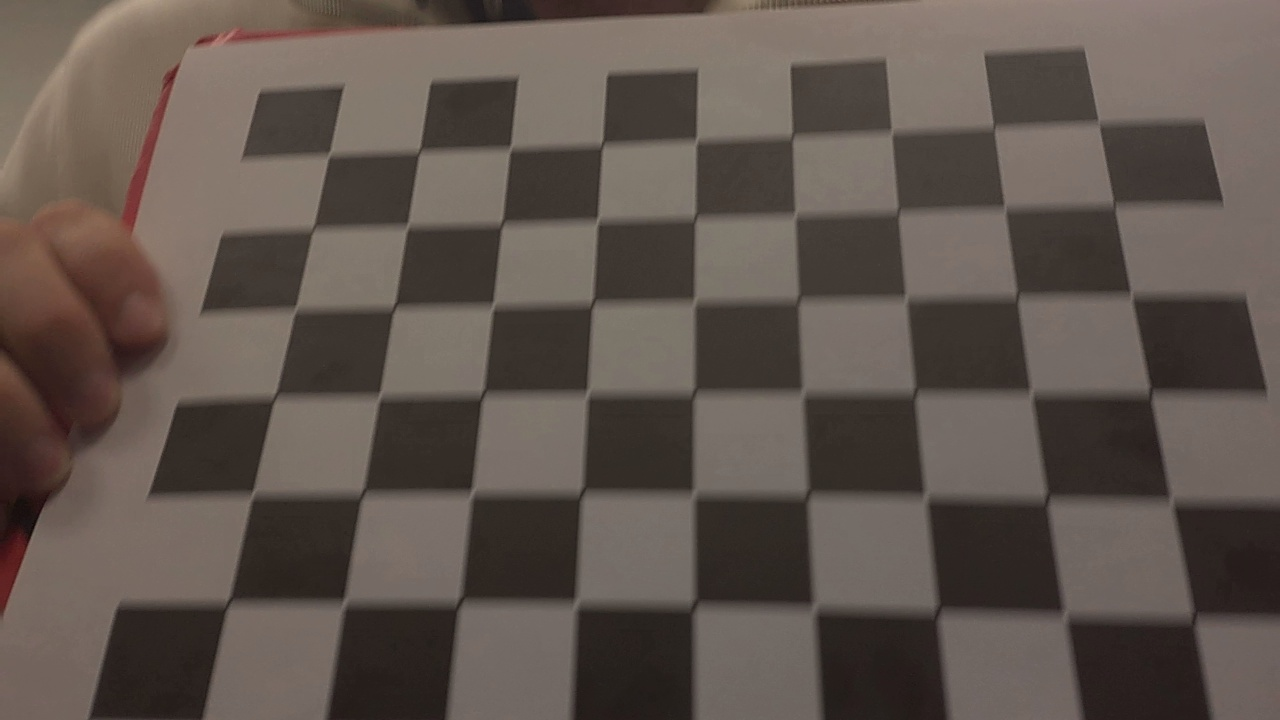
#> input picture C1-C2 - Calibración + propuestas y flujo/fotos_damero/damero_01.jpg, 1280 x 720 px
$ python -i preprocesado.py   (imports and definitions only)
#> lines starting #> are read from the running program, lines starting #| are printed output that depends on the picture; after the words box and inside, x2 and y2 are one past the last pixel; in counts of white or black regions, pixels touching at a corner belong together
#> further down, picture is the input picture: shape (720, 1280, 3); mean B, G, R 77.5, 84.4, 95.3
"""Preprocesado: separa la tinta del fondo y devuelve una máscara binaria."""
import cv2

BLOQUE = 101       # vecindad del umbral adaptativo (impar)
CONSTANTE = 10     # margen por debajo de la media local
NUCLEO = cv2.getStructuringElement(cv2.MORPH_ELLIPSE, (3, 3))


def preprocesar(frame):
    """Imagen BGR -> máscara 0/255 con la tinta en blanco."""
    gris = cv2.cvtColor(frame, cv2.COLOR_BGR2GRAY)
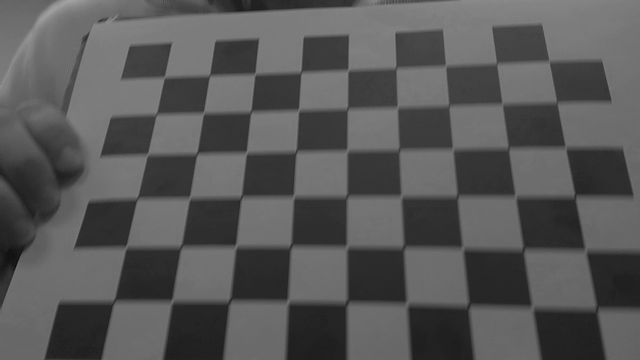
#> gris: shape (720, 1280) (shown at 1/2 size); min 8, max 166, mean 86.8
    suave = cv2.GaussianBlur(gris, (5, 5), 0)
    mascara = cv2.adaptiveThreshold(
        suave, 255, cv2.ADAPTIVE_THRESH_GAUSSIAN_C,
        cv2.THRESH_BINARY_INV, BLOQUE, CONSTANTE)
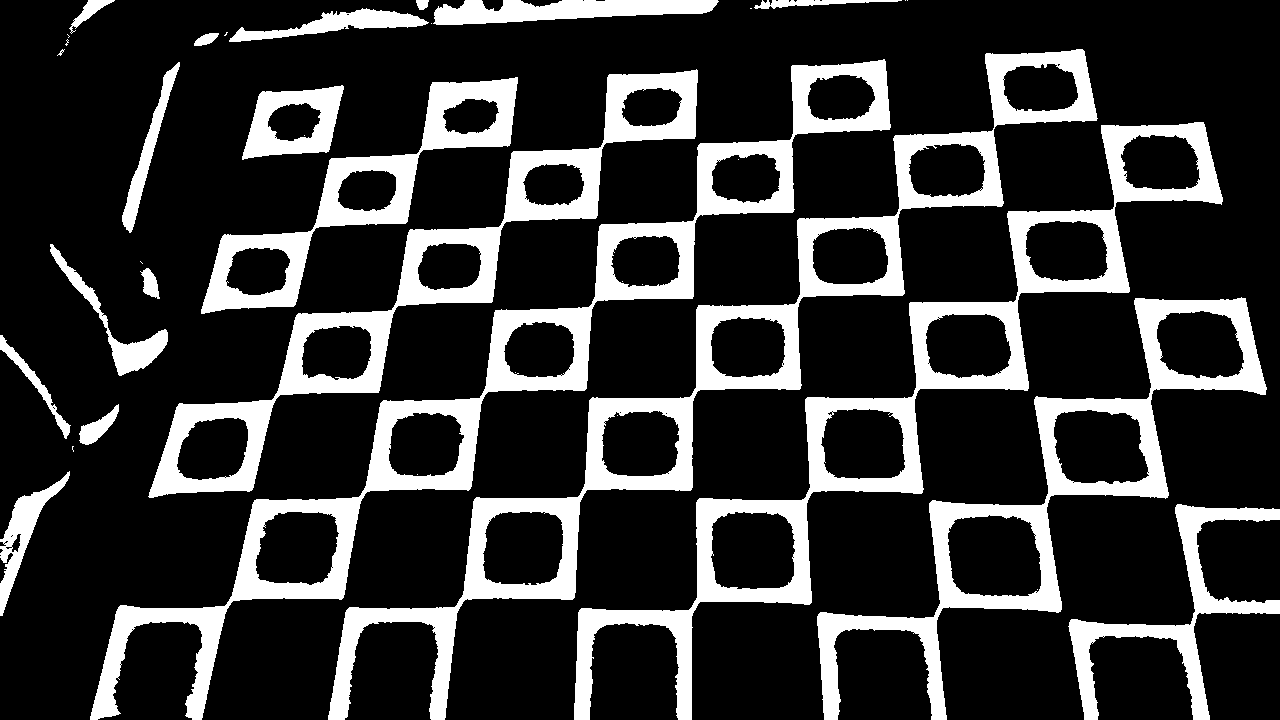
#> mascara: shape (720, 1280); 20.5% white; 40 white regions (20 under 20 px), largest, box (x1, y1, x2, y2) and area: (90, 59, 891, 720) 34851, (328, 49, 1098, 720) 34369, (574, 122, 1223, 720) 30796
    mascara = cv2.morphologyEx(mascara, cv2.MORPH_OPEN, NUCLEO)
#> mascara: shape (720, 1280); 20.4% white; 27 white regions (3 under 20 px), largest, box (x1, y1, x2, y2) and area: (90, 59, 891, 720) 34771, (328, 130, 1004, 720) 30003, (574, 208, 1130, 720) 26112
    mascara = cv2.morphologyEx(mascara, cv2.MORPH_CLOSE, NUCLEO)
#> mascara: shape (720, 1280); 20.4% white; 25 white regions (2 under 20 px), largest, box (x1, y1, x2, y2) and area: (90, 59, 891, 720) 34808, (328, 130, 1004, 720) 30024, (574, 208, 1130, 720) 26126
    return mascara

>>> import cv2
>>> picture = cv2.imread('../../C1-C2 - Calibración + propuestas y flujo/fotos_damero/damero_01.jpg')
>>> result = preprocesar(picture)

$ run again, on C1-C2 - Calibración + propuestas y flujo/fotos_damero/damero_02.jpg
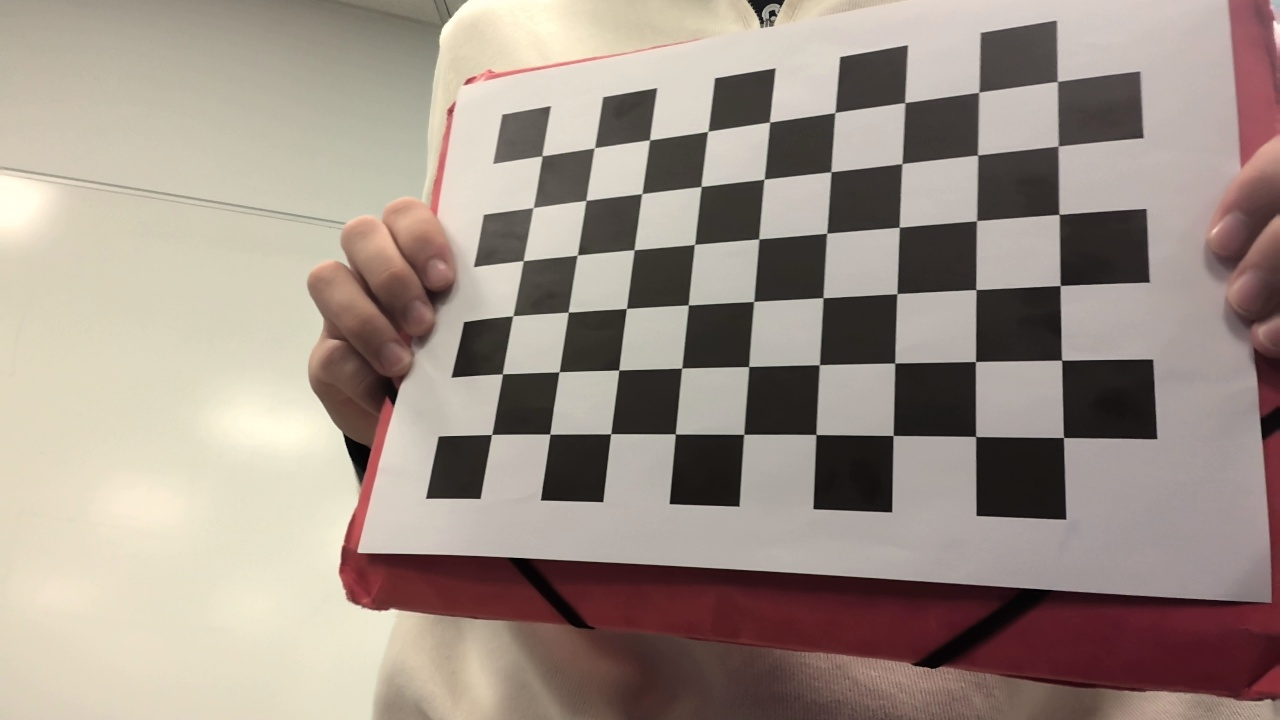
#> input picture C1-C2 - Calibración + propuestas y flujo/fotos_damero/damero_02.jpg, 1280 x 720 px
#> picture is the input picture: shape (720, 1280, 3); mean B, G, R 135.7, 145.5, 158.7
#> in preprocesar, `mascara = cv2.adaptiveThreshold( suave, 255, cv2.ADAPTIVE_THRESH_GAUSS..`:
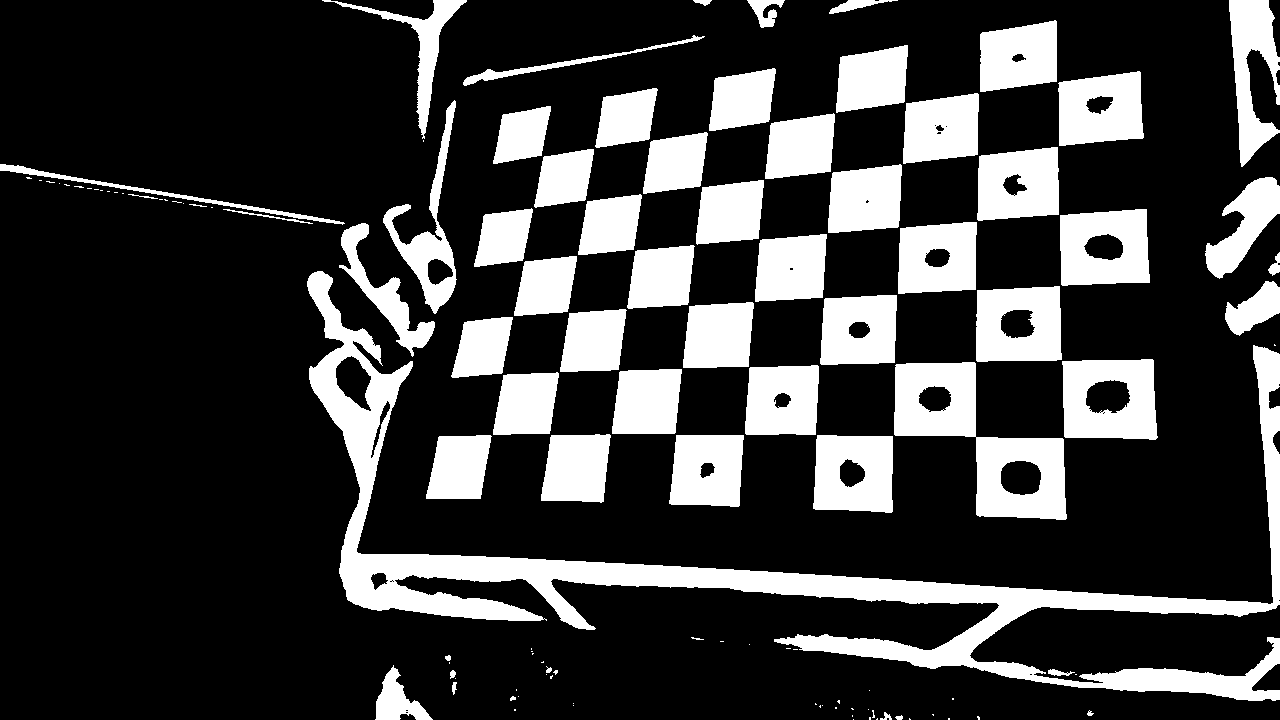
#> mascara: shape (720, 1280); 23.2% white; 117 white regions (57 under 20 px), largest, box (x1, y1, x2, y2) and area: (307, 271, 1280, 701) 46120, (894, 362, 1067, 520) 11266, (1062, 359, 1158, 440) 6047
#> in preprocesar, `mascara = cv2.morphologyEx(mascara, cv2.MORPH_CLOSE, NUCLEO)`:
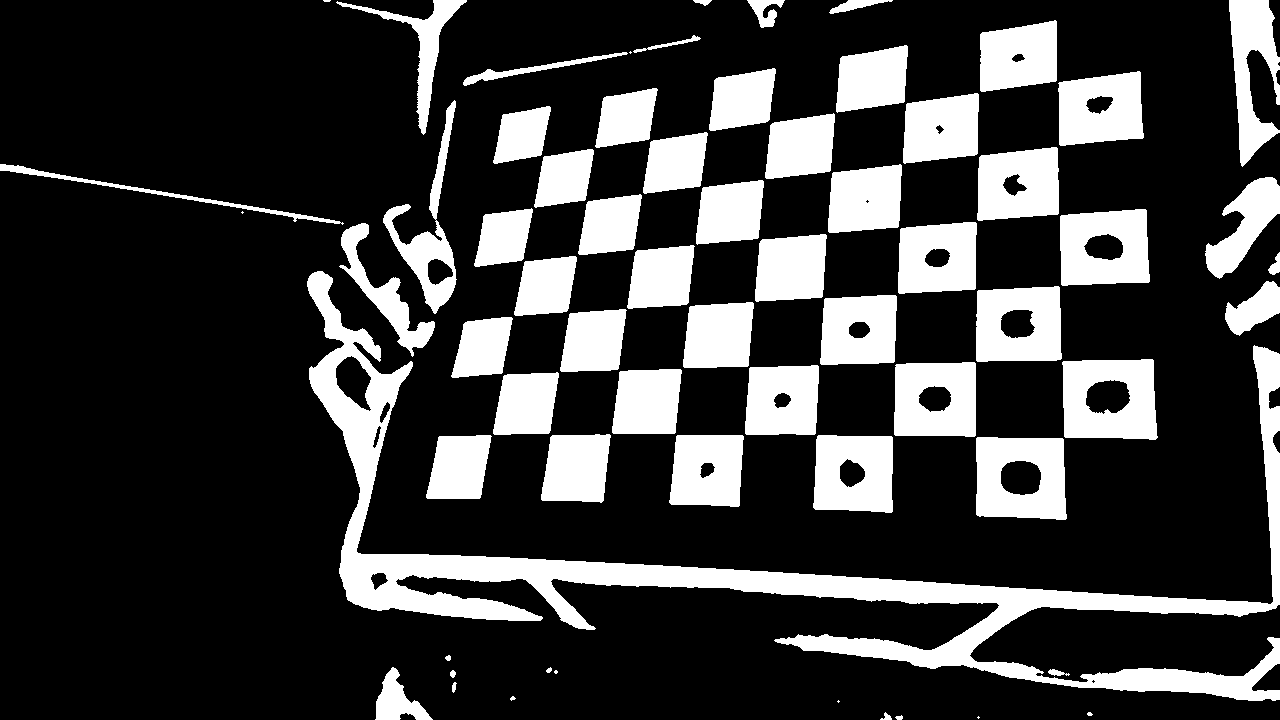
#> mascara: shape (720, 1280); 23.2% white; 65 white regions (8 under 20 px), largest, box (x1, y1, x2, y2) and area: (307, 271, 1280, 701) 46167, (1062, 359, 1158, 440) 6034, (976, 437, 1067, 520) 5950

$ run again, on C1-C2 - Calibración + propuestas y flujo/fotos_damero/damero_03.jpg
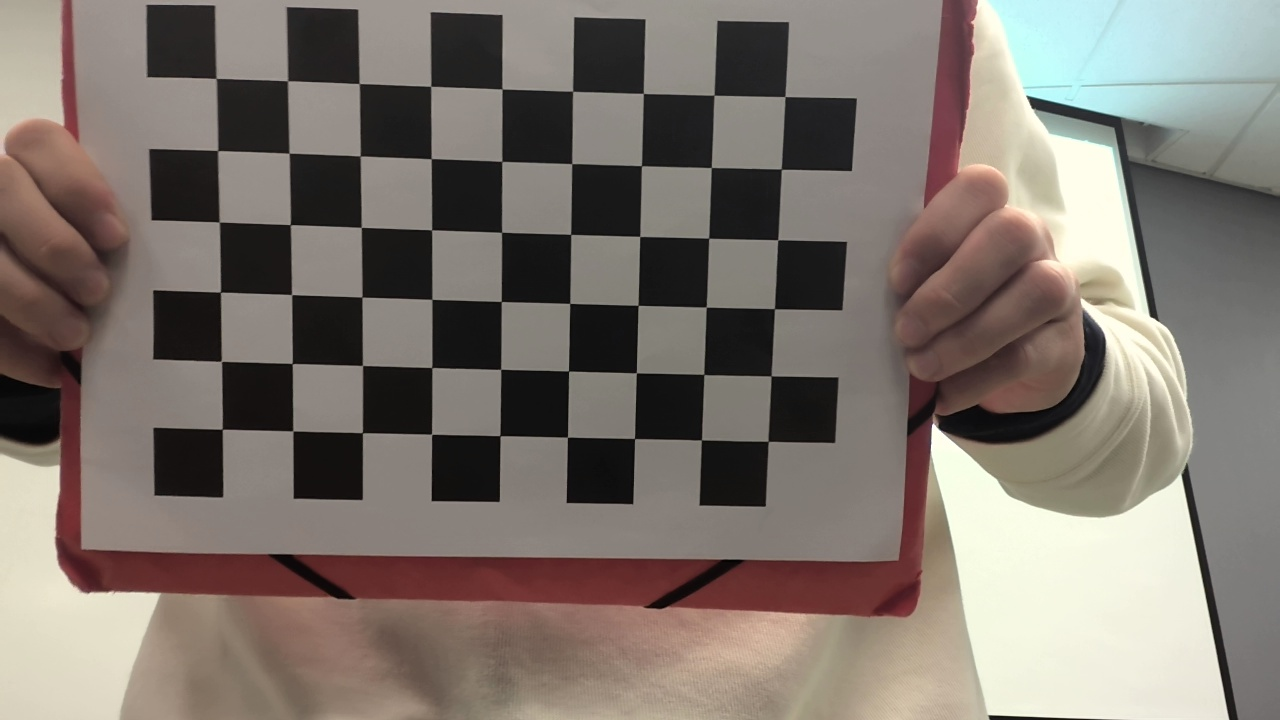
#> input picture C1-C2 - Calibración + propuestas y flujo/fotos_damero/damero_03.jpg, 1280 x 720 px
#> picture is the input picture: shape (720, 1280, 3); mean B, G, R 110.1, 117.5, 126.2
#> in preprocesar, `gris = cv2.cvtColor(frame, cv2.COLOR_BGR2GRAY)`:
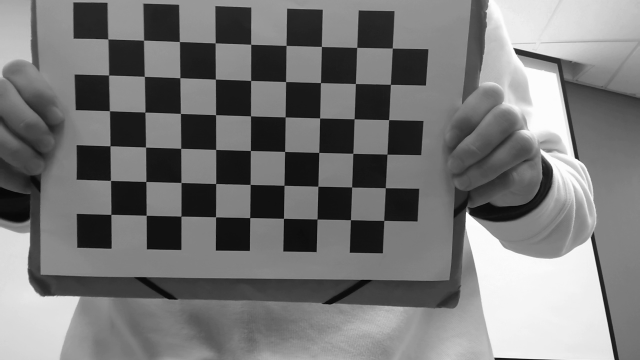
#> gris: shape (720, 1280) (shown at 1/2 size); min 2, max 255, mean 119.2
#> in preprocesar, `mascara = cv2.adaptiveThreshold( suave, 255, cv2.ADAPTIVE_THRESH_GAUSS..`:
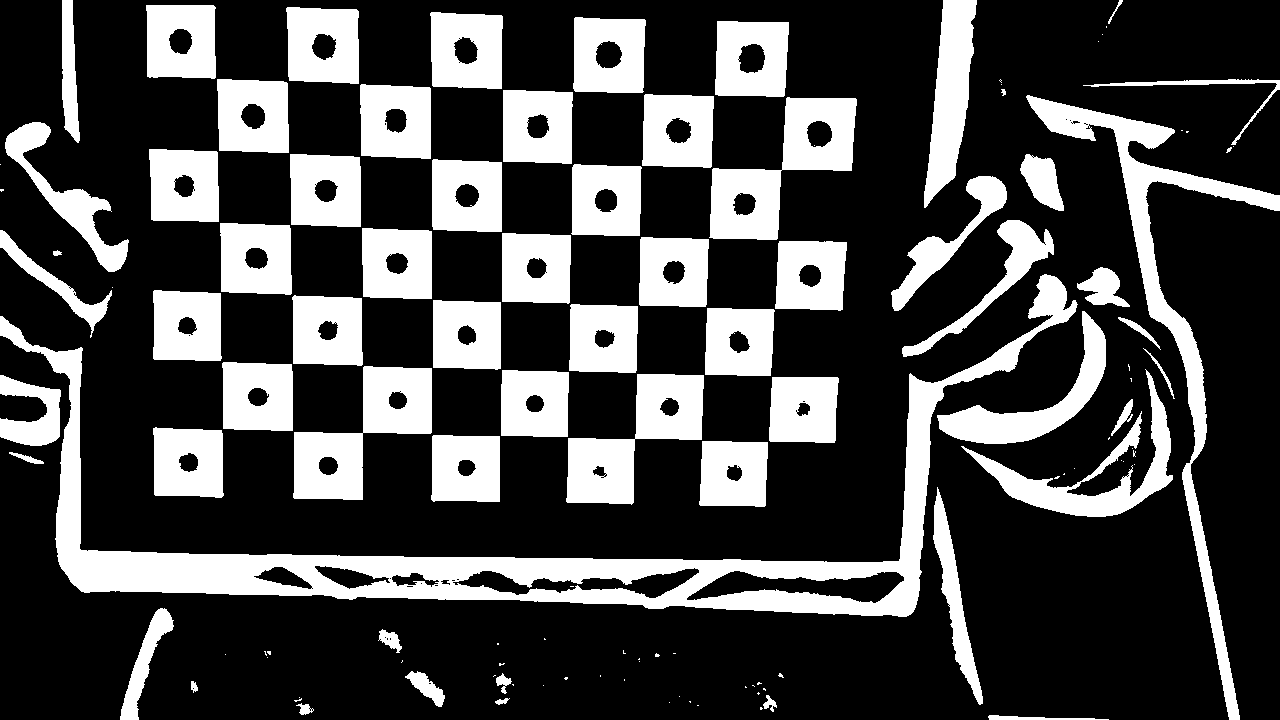
#> mascara: shape (720, 1280); 27.9% white; 120 white regions (57 under 20 px), largest, box (x1, y1, x2, y2) and area: (0, 274, 1078, 617) 42259, (1026, 95, 1280, 720) 13742, (709, 97, 857, 240) 9011
